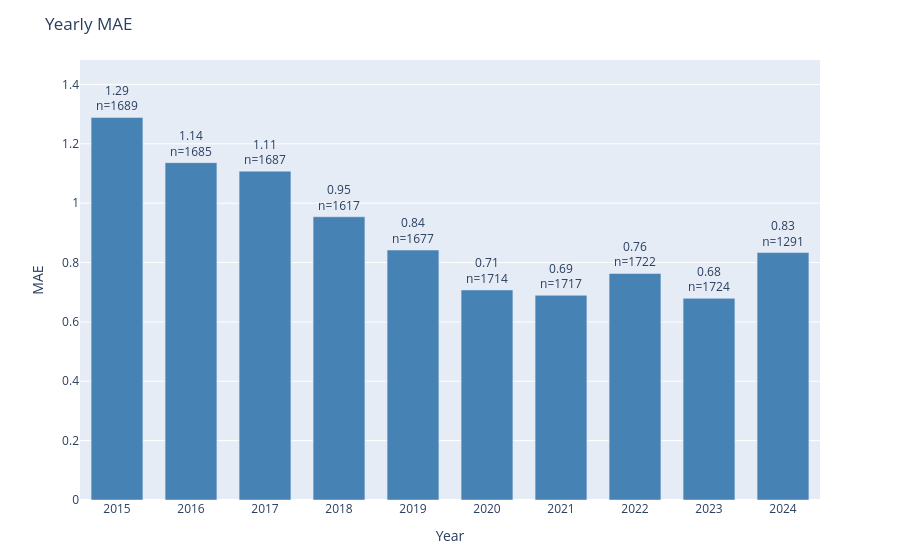

The notebook cell saved with this chart:
### Code cell
plot_error_by_group(
    df=results_test,
    y_true_col='actual',
    y_pred_col='prediction',
    date_col='dt_temp',
    group_by='year',
    metric='mae',
    title='Yearly MAE'
)

### Figure 1 — Plotly figure (JSON) as saved in the notebook; plotly's stock layout.template omitted (floating-point values rounded to 4 significant figures)
{"data": [{"marker": {"color": "steelblue"}, "text": ["1.29<br>n=1689", "1.14<br>n=1685", "1.11<br>n=1687", "0.95<br>n=1617", "0.84<br>n=1677", "0.71<br>n=1714", "0.69<br>n=1717", "0.76<br>n=1722", "0.68<br>n=1724", "0.83<br>n=1291"], "textposition": "outside", "type": "bar", "x": ["2015", "2016", "2017", "2018", "2019", "2020", "2021", "2022", "2023", "2024"], "y": [1.289, 1.136, 1.108, 0.9542, 0.842, 0.7077, 0.6896, 0.7631, 0.6792, 0.8335]}], "layout": {"bargap": 0.3, "margin": {"b": 60, "t": 60}, "title": {"text": "Yearly MAE"}, "uniformtext": {"minsize": 8, "mode": "hide"}, "xaxis": {"title": {"text": "Year"}}, "yaxis": {"range": [0, 1.482], "title": {"text": "MAE"}}}}
